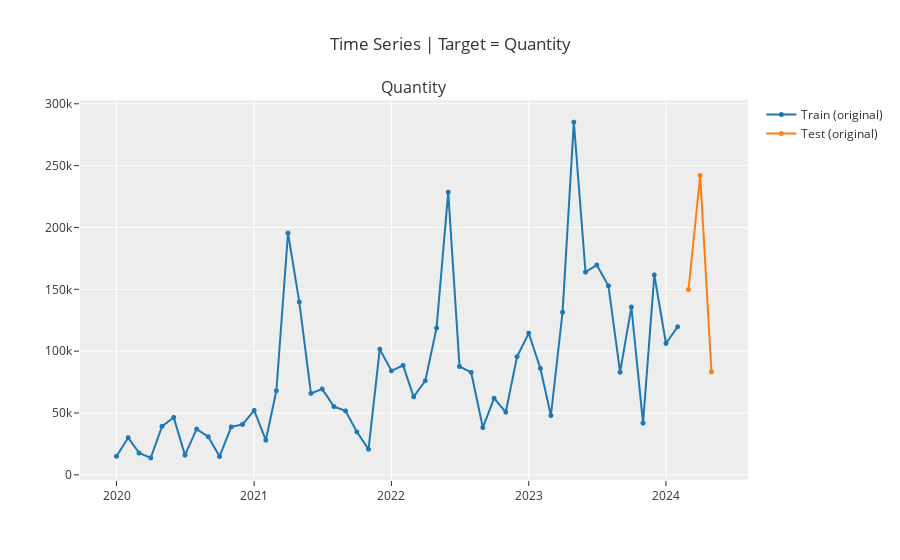

Notebook cell for this chart:
### Code cell
exp.plot_model(plot="train_test_split")
